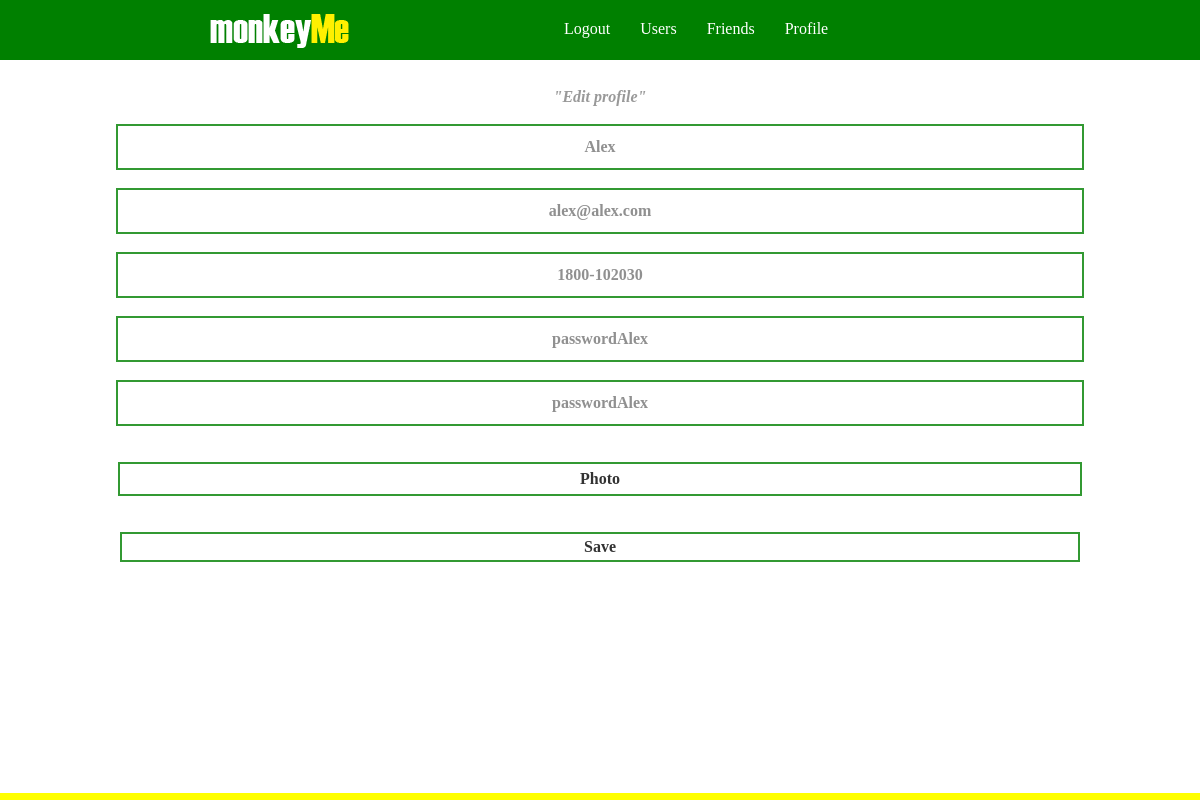
/editAccount (signed in), run on the app's committed database.
### models.py (models this page shows, shortened)
class users(db.Model):
	__tablename__ = "Users"
	id = db.Column(db.Integer, primary_key=True)
	userName = db.Column(db.String, nullable=False)
	userEmail = db.Column(db.String, nullable=False)
	userPhone = db.Column(db.String, nullable=False)
	userPass = db.Column(db.String, nullable=False)
	best_friend = db.relationship(
		'users',
		secondary='BestFriends',
		primaryjoin='users.id==bestFriends.user_id',
		secondaryjoin='users.id==bestFriends.best_friend_id',
		uselist=False,
		backref=db.backref('best_friend_of', uselist=False)
	)

### app.py (the view)
@app.route('/editAccount')
def editAccount():
    if not session.get('logged_in'):
        return redirect(url_for('login'))
    else:
        profileID = session['user_id']
        userList = users.query.filter_by(id=profileID).all()
        flash('"Edit profile"')
        return render_template('edit.html', userList=userList)

### templates/edit.html (shortened to what this page needs)
{% extends "layout.html" %}
{% block body %}
{% with messages = get_flashed_messages() %}
    {% if messages %}
        {% for message in messages %}
            <div class=flashes>
            {{ message }}
            </div>
            <br>
        {% endfor %}
    {% endif %}
{% endwith %}
{% for user in userList %}
    <form action="{{ url_for('saveEditAccount') }}" method=post enctype=multipart/form-data>
        <input  type=text name=userName class=formin placeholder={{ user.userName }}>
        <br>
        <input  type=text name=userEmail class=formin placeholder={{ user.userEmail }}>
        <br>
        <input  type=text name=userPhone class=formin placeholder={{ user.userPhone }}>
        <br>
        <input  type=password name=userPassA class=formin placeholder={{ user.userPass }}>
        <br>
        <input  type=password name=userPassB class=formin placeholder={{ user.userPass }}>
        <br><br>
        <p class="subButton2">Photo</p>
        <br><br>
        <input  class="subButton" type=submit value=Save>
    </form>
    <br><br><br>
{% else %}
    <div>
        <p>No info</p>
    </div>
{% endfor %}
{% endblock %}

### static/css/style.css (style rules this page uses)
.flashes { font-size: 1em; font-weight: bold; font-style: italic; color: gray; text-align: center; }
.subButton2 { font-family: corbel; border: 2px solid green; background-color: white; height: 30px; margin-top: 4px; margin-right: 4px; text-align: center; width: 90%; font-weight: bold; font-size: 1em; display: block; margin: 0 auto; cursor: pointer; line-height: 30px; }
.subButton { font-family: corbel; border: 2px solid green; border-radius: 0; background-color: white; height: 30px; margin-top: 4px; margin-right: 4px; text-align: center; width: 90%; font-weight: bold; font-size: 1em; display: block; margin: 0 auto; cursor: pointer; }
.formin { font-weight: bold; font-size: 1em; border: 2px solid green; width: 90%; background-color: white; height: 40px; margin-top: 4px; text-align: center; font-family: corbel; display: block; margin: 0 auto; }

### data on the page
users: userName "Alex", userEmail "alex@alex.com", userPhone "1800-102030"

### other printed values
{{ message }} "\"Edit profile\""
